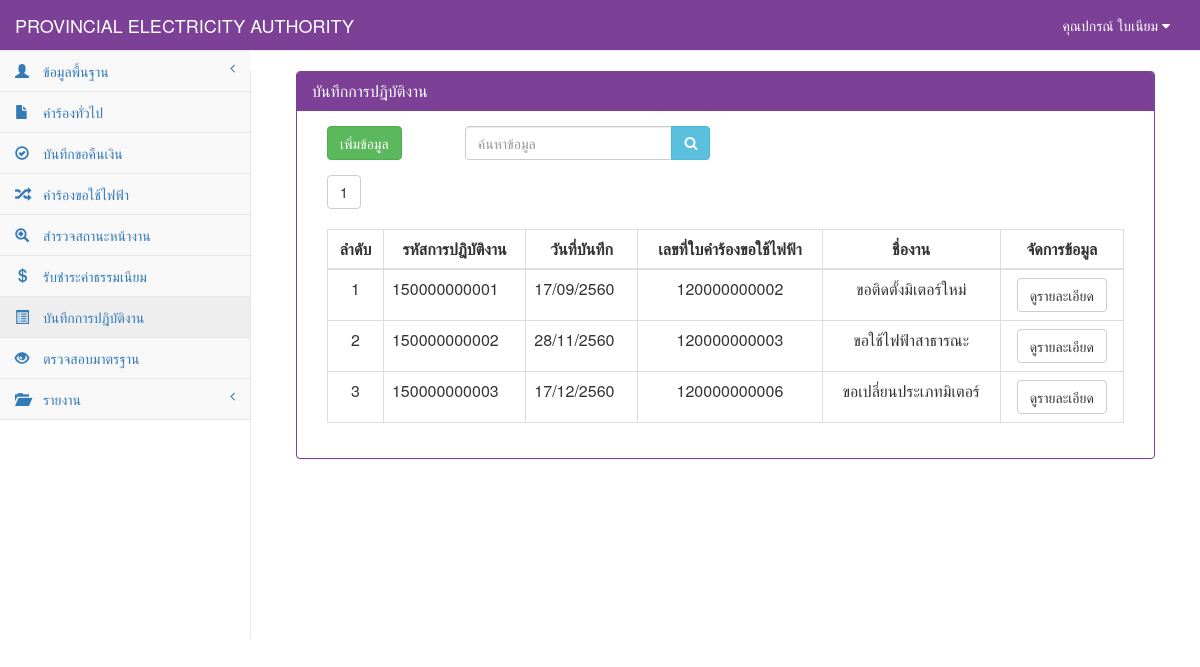
The page /work_show.php (signed in) on the database as committed earlier.
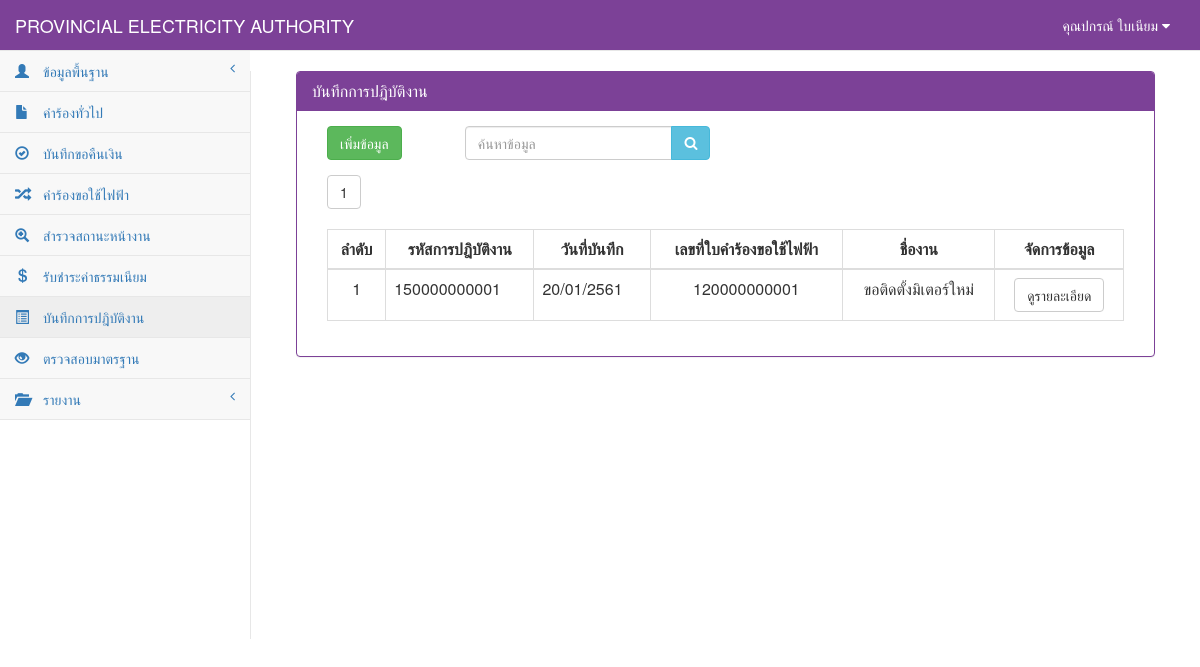
The same page on the database as committed later.
### tables this page shows
CREATE TABLE `tb_user` (
  `user_id` char(13) NOT NULL,
  `user_code` char(13) NOT NULL,
  `user_first` int(1) NOT NULL,
  `user_name` varchar(50) NOT NULL,
  `user_last` varchar(50) NOT NULL,
  `user_add` text NOT NULL,
  `user_tel` char(10) NOT NULL,
  `user_pos` int(1) NOT NULL,
  `user_pass` varchar(12) NOT NULL,
  PRIMARY KEY  (`user_id`)
);

CREATE TABLE `tb_work` (
  `work_id` char(12) NOT NULL,
  `work_date` date NOT NULL,
  `re_id` char(12) NOT NULL,
  PRIMARY KEY  (`work_id`)
);

CREATE TABLE `tb_electricity` (
  `re_id` char(12) NOT NULL,
  `re_date` date NOT NULL,
  `re_branch` varchar(50) NOT NULL,
  `user_id` char(13) NOT NULL,
  `cus_id` char(13) NOT NULL,
  `re_place_type` int(1) NOT NULL,
  `re_place_other` varchar(50) NOT NULL,
  `re_place_name` varchar(50) NOT NULL,
  `re_place_homeid` varchar(20) NOT NULL,
  `re_place_number` varchar(20) NOT NULL,
  `re_place_village` varchar(20) NOT NULL,
  `re_place_room` varchar(10) NOT NULL,
  `re_place_floor` varchar(5) NOT NULL,
  `re_place_alley` varchar(50) NOT NULL,
  `re_place_alleyway` varchar(50) NOT NULL,
  `re_place_road` varchar(50) NOT NULL,
  `re_place_villno` varchar(2) NOT NULL,
  `re_place_district` varchar(30) NOT NULL,
  `re_place_canton` varchar(30) NOT NULL,
  `re_place_province` varchar(30) NOT NULL,
  `re_place_post` varchar(10) NOT NULL,
  `re_place_tel` char(10) NOT NULL,
  `re_place_fax` char(10) NOT NULL,
  `re_place_email` varchar(30) NOT NULL,
  `re_place_service` varchar(10) NOT NULL,
  `re_contact_place` varchar(100) NOT NULL,
  `re_contact_homeid` varchar(20) NOT NULL,
  `re_contact_number` varchar(20) NOT NULL,
  `re_contact_village` varchar(20) NOT NULL,
  `re_contact_room` varchar(10) NOT NULL,
  `re_contact_floor` varchar(5) NOT NULL,
  `re_contact_alley` varchar(50) NOT NULL,
  `re_contact_alleyway` varchar(50) NOT NULL,
  `re_contact_road` varchar(50) NOT NULL,
  `re_contact_villno` varchar(2) NOT NULL,
  `re_contact_district` varchar(30) NOT NULL,
  `re_contact_canton` varchar(30) NOT NULL,
  `re_contact_province` varchar(30) NOT NULL,
  `re_contact_post` varchar(10) NOT NULL,
  `re_contact_tel` char(10) NOT NULL,
  `re_contact_fax` char(10) NOT NULL,
  `re_contact_email` varchar(30) NOT NULL,
  `re_want_type` int(2) NOT NULL,
  `re_want_other` varchar(100) NOT NULL,
  `re_detail` varchar(100) NOT NULL,
  `re_use_type` int(1) NOT NULL,
  `re_use_other` varchar(255) NOT NULL,
  `re_dateset` date NOT NULL,
  `re_keep_type` int(1) NOT NULL,
  `re_keep_name` varchar(255) NOT NULL,
  `re_keep_homeid` varchar(20) NOT NULL,
  `re_keep_number` varchar(20) NOT NULL,
  `re_keep_village` varchar(20) NOT NULL,
  `re_keep_room` varchar(20) NOT NULL,
  `re_keep_floor` varchar(5) NOT NULL,
  `re_keep_alley` varchar(50) NOT NULL,
  `re_keep_alleyway` varchar(50) NOT NULL,
  `re_keep_road` varchar(50) NOT NULL,
  `re_keep_villno` varchar(2) NOT NULL,
  `re_keep_district` varchar(30) NOT NULL,
  `re_keep_canton` varchar(30) NOT NULL,
  `re_keep_province` varchar(30) NOT NULL,
  `re_keep_post` varchar(10) NOT NULL,
  `re_keep_tel` char(10) NOT NULL,
  `re_keep_fax` char(10) NOT NULL,
  `re_keep_email` varchar(30) NOT NULL,
  `re_picture` varchar(255) NOT NULL,
  `re_status` int(1) NOT NULL,
  `re_pay` int(1) NOT NULL,
  PRIMARY KEY  (`re_id`,`re_keep_district`)
);

### connect_db.php (called while the page is built, shortened)
<?php
$dbname="pea";
$limit=10;
?>

### work_show.php (the view, shortened to what this page needs)
<?php
include "connect_db.php";
?>
<!DOCTYPE html>
<html>
<head>
    <link href="vendor/bootstrap/css/bootstrap.css" rel="stylesheet">
    <link href="vendor/metisMenu/metisMenu.css" rel="stylesheet">
    <link href="dist/css/sb-admin-2.css" rel="stylesheet">
    <link href="vendor/font-awesome/css/font-awesome.css" rel="stylesheet" type="text/css">
</head>
<body>
<?php include "header.php";?>
<?php
    include"sidebar.php";
?>
    <div id="page-wrapper">
        <div class="col-sm-12 ">
            <div class="panel panel-primary">
                <div class="panel-heading">
                    <h2 class="panel-title">บันทึกการปฎิบัติงาน</h2>
                </div>
            <div class="panel-body">
            <div class="col-sm-2">
                    <a href="work_new.php"><input type="button" value="เพิ่มข้อมูล" class="btn  btn-success"></a>
            </div>
            <div class="col-sm-4">
                <form name="frmSearch" method="POST">
                    <div class="form-group input-group">
                        <input type="search" name="search" class="form-control" placeholder="ค้นหาข้อมูล">
                        <span class="input-group-btn">
                            <button class="btn btn-info" type="submit" style="height:34px;"><i class="fa fa-search"></i></button>
                        </span>
                    </div>
                </form>
            </div>
            <div class="col-sm-12">
                <div class="table-responsive">
                    <?php
                    function Dateim($mydate) {
                        $d = split("-", $mydate);
                        $mydate = $d[2] . "/" . $d[1] . "/" . ($d[0] + 543);
                        return "$mydate";
                    }
                        $sql_all_rows="select * from tb_work order by work_id";
                        $result_all_rows=mysql_db_query($dbname,$sql_all_rows);
                        $rows=mysql_num_rows($result_all_rows);
                        $total_page=ceil($rows/$limit);
                        if($_GET[start]==""){ $start="1"; }else{ $start=$_GET[start]; }
                    ?>
                    <?php
                    for($i=1;$i<=$total_page;$i++){
                            if($start==$i){
                                    echo "<a href='work_show.php?start=".$i."&limit=".$limit."'><button class='btn btn-default '>".$i."</button></a>&nbsp;";
                            }else{
                                    echo "<a href='work_show.php?start=".$i."&limit=".$limit."' c><button class='btn btn-default active'>".$i."</button></a>&nbsp;";
                            }
                    }
                    ?> <br><br>
                    <table width="100%" class="table table-bordered table-hover">
                        <thead>
                            <tr>
                                <th class=" text-center" >ลำดับ</th>
                                <th class=" text-center" >รหัสการปฎิบัติงาน</th>
                                <th class=" text-center" >วันที่บันทึก</th>
                                <th class=" text-center" >เลขที่ใบคำร้องขอใช้ไฟฟ้า</th>
                                <th class=" text-center" >ชื่องาน</th>
                                <th class=" text-center">จัดการข้อมูล</th>
                            </tr>
                        </thead>
                            <tbody>
                            <?php
                                $n=0;
                                if($_GET[start]=="" || $_GET[start]=="1"){
                                        $page="0";
                                }else{
                                        $page=($_GET[start]-1)*$limit;
                                }
                                $sql="select * from tb_work,tb_electricity where work_id like '%".$_POST[search]."%'
                                    and tb_work.re_id=tb_electricity.re_id  limit $page,$limit ";
                                $result=mysql_db_query($dbname,$sql);
                                    if(mysql_num_rows($result)>0){
                                        while($array=mysql_fetch_array($result)){
                                            $n++;
                                            if ($array[re_want_type] == 0) {
                                                $want = "ขอติดตั้งมิเตอร์ใหม่";
                                            } elseif ($array[re_want_type] == 1) {
                                                $want = "ขอตัดฝากมิเตอร์โดยไม่ใช้ไฟฟ้า";
                                            } elseif ($array[re_want_type] == 2) {
                                                $want = "ขอต่อกลับการใช้ไฟฟ้า";
                                            } elseif ($array[re_want_type] == 3) {
                                                $want = "ขอเพื่มขนาดมิเตอร์/อุปกรณ์ประกอบ";
                                            } elseif ($array[re_want_type] == 4) {
                                                $want = "ขอเปลี่ยนประเภทมิเตอร์";
                                            } elseif ($array[re_want_type] == 5) {
                                                $want = "ขอหยุดซ่อมแซมเครื่องจักรประจำปี";
                                            } elseif ($array[re_want_type] == 6) {
                                                $want = "ขอใช้ไฟฟ้าชั่วคราวแบบเหมาจ่าย";
                                            } elseif ($array[re_want_type] == 7) {
                                                $want = "ขอติดตั้งไฟฟ้าชั่วคราว";
                                            } elseif ($array[re_want_type] == 8) {
                                                $want = "ขอตัดฝากมิเตอร์ใช้เพื่อแสงสว่างไม่ลด CT";
                                            } elseif ($array[re_want_type] == 9) {
                                                $want = "ขอยกเลิกเลิกการใช้ไฟฟ้า";
                                            } elseif ($array[re_want_type] == 10) {
                                                $want = "ชอลดขนาดมิเตอร์/อุปกรณ์ประกอบ";
                                            } elseif ($array[re_want_type] == 11) {
                                                $want = "ขอใช้ไฟฟ้าสาธารณะ";
                                            } elseif ($array[re_want_type] == 12) {
                                                $want = "ขอตัดมิเตอร์ใช้เพื่อแสงสว่างลด CT";
                                            } elseif ($array[re_want_type] == 13) {
                                                $want = "ขอย้ายจุดติดตั้งมิเตอร์/อุปกรณ์ประกอบ";
                                            } elseif ($array[re_want_type] == 14) {
                                                $want = "ขอเปลี่ยนมิเตอร์กรณีชำรุด";
                                            } elseif ($array[re_want_type] == 15) {
                                                $want = "ขอใช้ไฟฟ้าตู้โทรศัพท์ต่อตรง";
                                            } elseif ($array[re_want_type] == 16) {
                                                $want = $array[re_place_other];
                                            }
                            ?>
                                    <tr>
                                        <td class="text-center"><?=$n?></td>
                                            <td><?=$array[work_id]?></td>
                                            <td><?= Dateim($array[work_date]); ?></td>
                                            <td class="text-center"><?=$array[re_id]?></td>
                                            <td class="text-center"><?=$want?></td>
                                            <td align="center">
                                                <div class="btn-group">
                                                    <a class="btn btn-default" href="work_detail.php?work_id=<?=$array[work_id]?>">ดูรายละเอียด</a>
                                                </div>
                                            </td>
                                    </tr>
                                    <?php
                                    }
                                        }else{
                                    ?>
                                    <tr><td colspan="7" align="center">ไม่พบข้อมูล</td></tr>
                                    <?
                                            }
                                    ?>
                            </tbody>
                    </table>
                </div>
            </div>
        </div>
        </div>
    </div>
</div>
</body>
</html>

### header.php (shortened to what this page needs)
<?php
$sqluser="select *from tb_user where user_id='".$_SESSION[loginid]."'";
$reuser=mysql_db_query($dbname,$sqluser);
$user=mysql_fetch_array($reuser);
?>
<nav style="background-color:#7c4197;" class="navbar navbar-default navbar-static-top" role="navigation" style="margin-bottom: 0" >
            <div class="navbar-header" >
                <a class="navbar-brand" style="color: White" href="index.php">PROVINCIAL ELECTRICITY AUTHORITY</a>
            </div>
            <ul class="nav navbar-top-links navbar-right" >
                 <li class="dropdown">
                     <a style="color: White" class="dropdown-toggle" data-toggle="dropdown" href="#">
                        คุณ<?=$user[user_name]?> <?=$user[user_last]?>
                        <i class="fa fa-caret-down"></i>
                    </a>
                </li>
            </ul>

### sidebar.php (shortened to what this page needs)
<?php
if($user[user_pos]==0){
?>
            <div class="navbar-default sidebar" role="navigation">
                <div class="sidebar-nav navbar-collapse">
                    <ul class="nav" id="side-menu">
                        <li>
                            <a href="#"><i class="hidden-xs showopacity glyphicon glyphicon-user">&nbsp;</i>ข้อมูลพื้นฐาน<span class="fa arrow"></span></a>
                            <ul class="nav nav-second-level">
                                <li><a href="user_show.php" >ข้อมูลเจ้าหน้าที่</a></li>
                                <li><a href="customer_show" >ข้อมูลผู้ใช้บริการ</a></li>
                                <li><a href="meter_show" >ข้อมูลประเภทมิเตอร์</a></li>
                            </ul>
                            <li>
                            <a href="#"><i class="hidden-xs showopacity glyphicon glyphicon-folder-open">&nbsp;</i>รายงาน<span class="fa arrow"></span></a>
                            <ul class="nav nav-second-level">
                                <li><a href="#.php" >คำร้องทั่วไป</a></li>
                                <li><a href="#.php" >บันทึกคำร้องทั่วไป</a></li>
                                <li><a href="#.php" >คำร้องขอใช้ไฟฟ้า</a></li>
                                <li><a href="#" >สำรวจสถานะหน้างาน</a></li>
                            </ul>
                        </li>
                        </li>
                    </ul>
                </div>
            </div>
<?php }else{ ?>
            <div class="navbar-default sidebar" role="navigation">
                <div class="sidebar-nav navbar-collapse">
                    <ul class="nav" id="side-menu">
                        <li>
                            <a href="#"><i class="hidden-xs showopacity glyphicon glyphicon-user">&nbsp;</i>ข้อมูลพื้นฐาน<span class="fa arrow"></span></a>
                        </li>
                        <li><a href="requestGeneral_show.php"><i class="hidden-xs showopacity glyphicon glyphicon-file">&nbsp;</i>คำร้องทั่วไป</a></li>
                        <li><a href="StatusGeneral.php"><i class="hidden-xs showopacity glyphicon glyphicon-ok-circle">&nbsp;</i>บันทึกขอคืนเงิน</a></li>
                        <li><a href="RequestElectricity_show.php"><i class="hidden-xs showopacity glyphicon glyphicon-random">&nbsp;</i>คำร้องขอใช้ไฟฟ้า</a></li>
                        <li><a href="StatusElectricity.php"><i class="hidden-xs showopacity glyphicon glyphicon-zoom-in">&nbsp;</i>สำรวจสถานะหน้างาน</a></li>
                        <li><a href="fee_show.php"><i class="hidden-xs showopacity glyphicon glyphicon-usd">&nbsp;</i>รับชำระค่าธรรมเนียม</a></li>
                        <li><a href="work_show.php"><i class="hidden-xs showopacity glyphicon glyphicon-list-alt">&nbsp;</i>บันทึกการปฎิบัติงาน</a></li>
                        <li><a href="investigate_show.php"><i class="hidden-xs showopacity glyphicon glyphicon-eye-open">&nbsp;</i>ตรวจสอบมาตรฐาน</a></li>
                        <li>
                            <a href="#"><i class="hidden-xs showopacity glyphicon glyphicon-folder-open">&nbsp;</i>รายงาน<span class="fa arrow"></span></a>
                        </li>
                    </ul>
                </div>
            </div>
<?php } ?>
        </nav>

Rows that differ between the two databases and show on the page:
removed tb_work: work_id "150000000002", work_date "28/11/2560", tb_electricity.re_id "120000000003", tb_electricity.re_want_type "ขอใช้ไฟฟ้าสาธารณะ"
removed tb_work: work_id "150000000003", work_date "17/12/2560", tb_electricity.re_id "120000000006", tb_electricity.re_want_type "ขอเปลี่ยนประเภทมิเตอร์"
changed tb_work "ขอติดตั้งมิเตอร์ใหม่": work_date "17/09/2560" → "20/01/2561"; tb_electricity.re_id "120000000002" → "120000000001"
